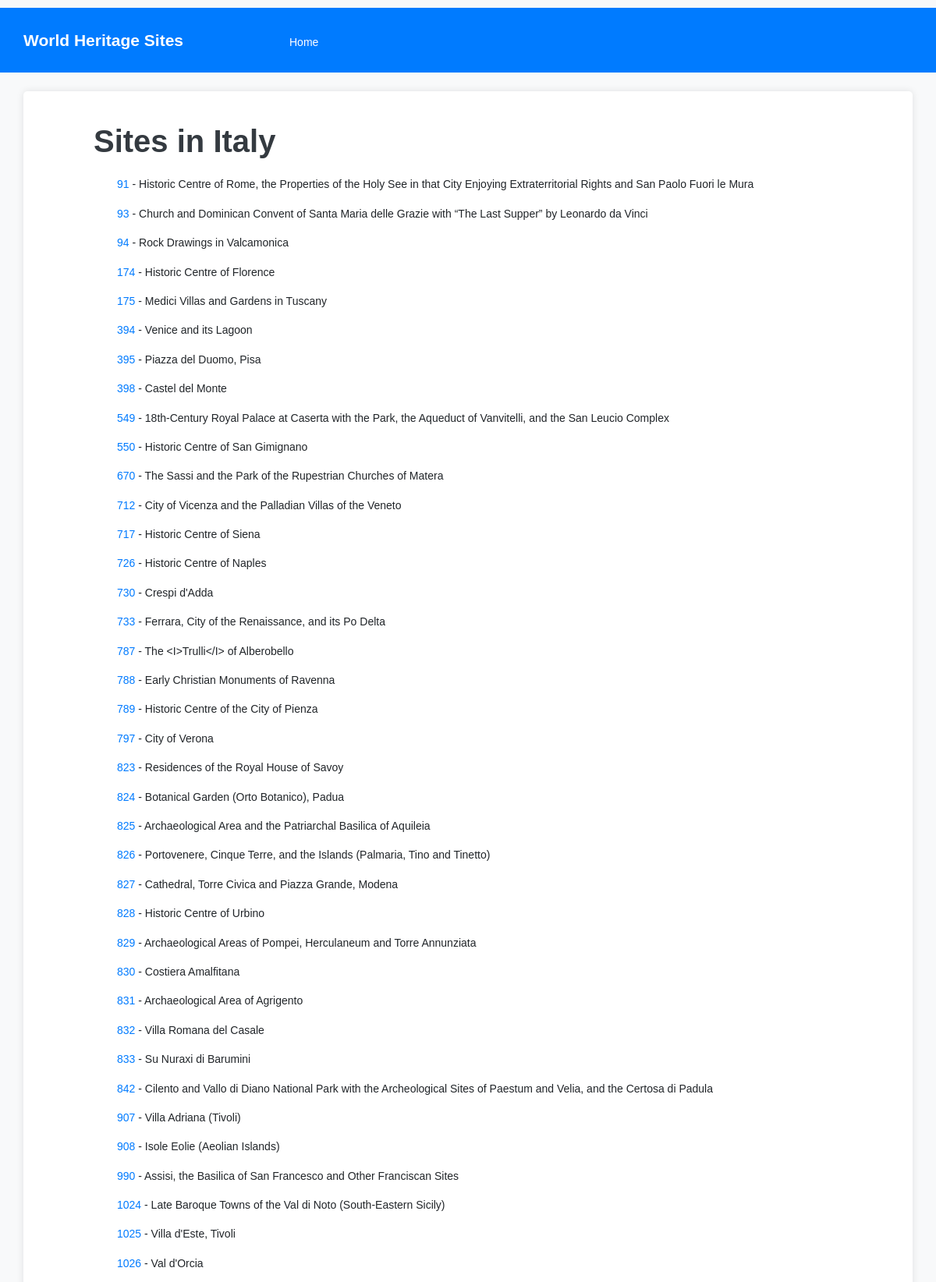
The app's page /country/Italy (upper part) with its own data.
### tables this page shows
CREATE TABLE World_Heritage_Site (id_no INTEGER PRIMARY KEY, unique_number INTEGER, name_en TEXT, short_description_en TEXT, justification_en TEXT, rev_bis TEXT);

### app.py (the view)
@APP.route('/country/<country>')
def sites_by_country(country):
    sites = db.execute('''
        SELECT World_Heritage_Site.id_no, World_Heritage_Site.name_en, World_Heritage_Site.short_description_en
        FROM World_Heritage_Site
        JOIN Location ON World_Heritage_Site.id_no = Location.site_number
        JOIN Place ON Location.site_number = Place.site_number
        WHERE Place.states_name_en LIKE ?
        ORDER BY World_Heritage_Site.id_no
    ''', ('%' + country + '%',)).fetchall()
    if not sites:
        abort(404, 'No sites found for country: {}'.format(country))
    return render_template('sites-by-country.html', country=country, sites=sites)

### db.py (called while the page is built)
def execute(sql,args=None):
    global DB
    sql = re.sub('\s+',' ', sql)
    logging.info('SQL: {} Args: {}'.format(sql,args))
    return DB['cursor'].execute(sql, args) \
        if args != None else DB['cursor'].execute(sql)

### templates/sites-by-country.html (shortened to what this page needs)
{% extends 'base.html' %}
{% block content %}
<!DOCTYPE html>
<html lang="en">
<head>
</head>
<body>
    <header>
        <h1>Sites in {{ country }}</h1>
    </header>
    <main>
        <ul>
            {% for site in sites %}
                <li>
                    <a href="/sites/{{ site.id_no }}">{{ site.id_no }}</a> - {{ site.name_en }}
                </li>
            {% endfor %}
        </ul>
    </main>
</body>
</html>
{% endblock %}

### static/style.css (style rules this page uses)
body { font-family: 'Helvetica', Arial, sans-serif; font-size: 14px; line-height: 1.6; background-color: #f8f9fa; padding-top: 10px; padding-bottom: 10px; }
a { color: #007bff; }
h1, h2, h3, h4, h5, h6 { margin: 20px 0 10px; padding: 0; font-weight: bold; color: #343a40; }
p, blockquote, ul, ol, dl, li, table, pre { margin: 15px 0; }

### templates/sites-by-country.html (style rules this page uses)
body { display: flex; flex-direction: column; align-items: left; }
header { margin-bottom: 20px; text-align: left; padding-left: 70px; }
ul { list-style-type: none; padding: 0; }
li { margin-bottom: 10px; text-align: left; padding-left: 100px; }

### records on screen
World_Heritage_Site: id_no "91", name_en "Historic Centre of Rome, the Properties of the Holy See in that City Enjoying Extraterritorial Rights and San Paolo Fuori le Mura"
World_Heritage_Site: id_no "93", name_en "Church and Dominican Convent of Santa Maria delle Grazie with “The Last Supper” by Leonardo da Vinci"
World_Heritage_Site: id_no "94", name_en "Rock Drawings in Valcamonica"
World_Heritage_Site: id_no "174", name_en "Historic Centre of Florence"
World_Heritage_Site: id_no "175", name_en "Medici Villas and Gardens in Tuscany"
World_Heritage_Site: id_no "394", name_en "Venice and its Lagoon"
World_Heritage_Site: id_no "395", name_en "Piazza del Duomo, Pisa"
World_Heritage_Site: id_no "398", name_en "Castel del Monte"
World_Heritage_Site: id_no "549", name_en "18th-Century Royal Palace at Caserta with the Park, the Aqueduct of Vanvitelli, and the San Leucio Complex"
World_Heritage_Site: id_no "550", name_en "Historic Centre of San Gimignano"
World_Heritage_Site: id_no "670", name_en "The Sassi and the Park of the Rupestrian Churches of Matera"
World_Heritage_Site: id_no "712", name_en "City of Vicenza and the Palladian Villas of the Veneto"
World_Heritage_Site: id_no "717", name_en "Historic Centre of Siena"
World_Heritage_Site: id_no "726", name_en "Historic Centre of Naples"
World_Heritage_Site: id_no "730", name_en "Crespi d'Adda"
World_Heritage_Site: id_no "733", name_en "Ferrara, City of the Renaissance, and its Po Delta"
World_Heritage_Site: id_no "787", name_en "The <I>Trulli</I> of Alberobello"
World_Heritage_Site: id_no "788", name_en "Early Christian Monuments of Ravenna"
World_Heritage_Site: id_no "789", name_en "Historic Centre of the City of Pienza"
World_Heritage_Site: id_no "797", name_en "City of Verona"
World_Heritage_Site: id_no "823", name_en "Residences of the Royal House of Savoy"
World_Heritage_Site: id_no "824", name_en "Botanical Garden (Orto Botanico), Padua"
World_Heritage_Site: id_no "825", name_en "Archaeological Area and the Patriarchal Basilica of Aquileia"
World_Heritage_Site: id_no "826", name_en "Portovenere, Cinque Terre, and the Islands (Palmaria, Tino and Tinetto)"
World_Heritage_Site: id_no "827", name_en "Cathedral, Torre Civica and Piazza Grande, Modena"
World_Heritage_Site: id_no "828", name_en "Historic Centre of Urbino"
World_Heritage_Site: id_no "829", name_en "Archaeological Areas of Pompei, Herculaneum and Torre Annunziata"
World_Heritage_Site: id_no "830", name_en "Costiera Amalfitana"
World_Heritage_Site: id_no "831", name_en "Archaeological Area of Agrigento"
World_Heritage_Site: id_no "832", name_en "Villa Romana del Casale"
World_Heritage_Site: id_no "833", name_en "Su Nuraxi di Barumini"
World_Heritage_Site: id_no "842", name_en "Cilento and Vallo di Diano National Park with the Archeological Sites of Paestum and Velia, and the Certosa di Padula"
World_Heritage_Site: id_no "907", name_en "Villa Adriana (Tivoli)"
World_Heritage_Site: id_no "908", name_en "Isole Eolie (Aeolian Islands)"
World_Heritage_Site: id_no "990", name_en "Assisi, the Basilica of San Francesco and Other Franciscan Sites"
World_Heritage_Site: id_no "1024", name_en "Late Baroque Towns of the Val di Noto (South-Eastern Sicily)"
World_Heritage_Site: id_no "1025", name_en "Villa d'Este, Tivoli"
World_Heritage_Site: id_no "1026", name_en "Val d'Orcia"

### other values on screen
{{ country }} "Italy"
